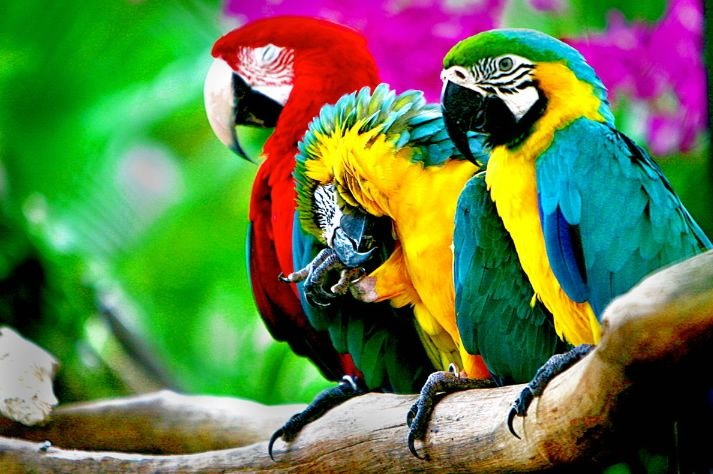
#> input picture coursera_hse_ml_intro/parrots.jpg, 713 x 474 px, found by its file name
$ python task14.py
#> lines starting #> are read from the running program, lines starting #| are printed output that depends on the picture; long printed decimals are rounded
import numpy as np
import matplotlib.image
from skimage import img_as_float
from skimage.io import imread
from skimage.measure import compare_psnr
from sklearn.cluster import KMeans


def np_to_arr(arr):
    return [arr[0], arr[1], arr[2]]


def to_rgb(arr):
    return [int(arr[0] * 255), int(arr[1] * 255), int(arr[2] * 255)]


image = img_as_float(imread('parrots.jpg'))

l = []
for i in range(len(image)):
    for j in range(len(image[0])):
        l.append(image[i][j])
#> after the loop, l = 337962 items
clf = KMeans(n_clusters=10, random_state=241)
clf.fit(l)
pred = clf.predict(l)

l = list(map(lambda x: x, l))
l1 = list(map(lambda x: clf.cluster_centers_[pred[x]], range(len(l))))
#> l1 = 337962 items
l2 = list(map(lambda x: to_rgb(clf.cluster_centers_[pred[x]]), range(len(l))))
#> l2 = 337962 items

print(compare_psnr(np.array(l), np.array(l1)))
#| 19.699

count = 0
l3 = [None] * len(image)
#> l3 = 474 items
for i in range(len(image)):
    l3[i] = [None] * len(image[i])
    for j in range(len(image[i])):
        l3[i][j] = l2[count]
        for k in range(3):
            l3[i][j][k] = 255 - l3[i][j][k]
        count += 1
#> after the loop, count = 337962

l3 = np.array(l3, np.int32)
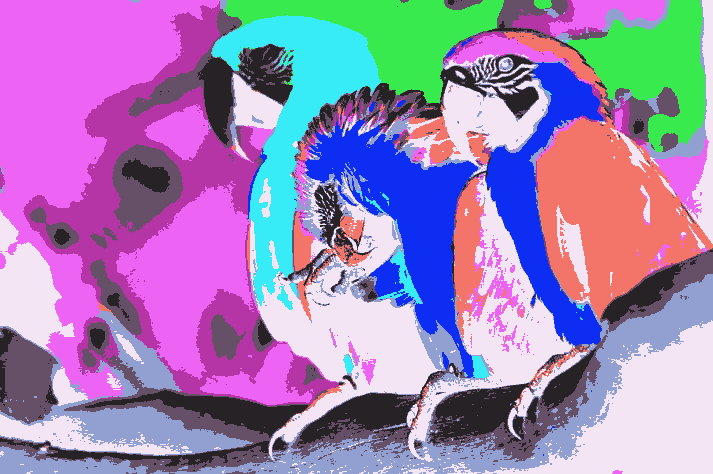
#> l3: shape (474, 713, 3) int32; mean of channels 0, 1, 2 158.7, 132.5, 182.7; drawn as R, G, B
#> (the run stopped early here; a loop or call above may not have finished)
